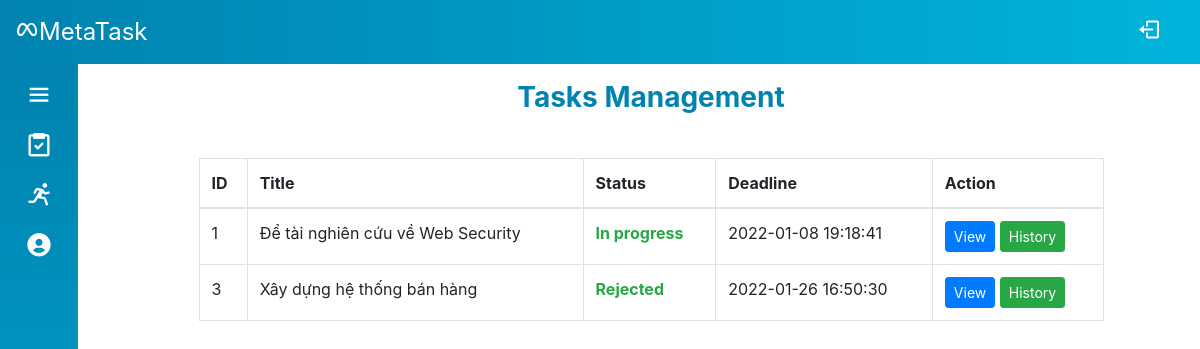
/Source/mvc/index.php (signed in), run on the app's committed database.
### tables this page shows
CREATE TABLE `task` (
  `id` int(6) UNSIGNED NOT NULL,
  `manager_id` int(6) UNSIGNED NOT NULL,
  `staff_id` int(6) UNSIGNED NOT NULL,
  `title` varchar(100) NOT NULL,
  `description` varchar(1000) DEFAULT NULL,
  `status` varchar(30) DEFAULT 'New',
  `rating` varchar(10) DEFAULT NULL,
  `date_created` timestamp NOT NULL DEFAULT current_timestamp(),
  `deadline` datetime NOT NULL
);

### Source/mvc/controllers/base_controller.php (called while the page is built, shortened)
<?php
    class BaseController {
        protected $name;
        public function render($view, $data = array()) {
            extract($data);
            require_once('views/' .$this->name . '/' . $view . '.php');
            require_once('views/layout/template.php');
        }
    }
?>

### Source/mvc/controllers/task_controller.php (called while the page is built, shortened)
<?php
require_once('models/Task.php');
require_once('base_controller.php');
class TaskController extends BaseController
{
    public function indexStaff()
    {
        $tasks = Task::getAllAssignedTasks($_SESSION['id']);
        $data = array('tasks' => $tasks);
        $this->render('indexStaff', $data);
    }
}

### Source/mvc/route.php (called while the page is built, shortened)
<?php
$obj = new $className();
$obj->$action();

### Source/mvc/index.php (called while the page is built, shortened)
<?php
require_once('route.php');

### Source/mvc/models/Task.php (called while the page is built, shortened)
<?php
class Task
{
    public function __construct(
        $id,
        $managerID,
        $staffID,
        $title,
        $description,
        $status,
        $rating,
        $date,
        $deadline,
    ) {
        $this->id = $id;
        $this->title = $title;
        $this->status = $status;
        $this->deadline = $deadline;
    }
    public static function getAllAssignedTasks($staffID)
    {
        $sql = "SELECT * FROM task WHERE staff_id = :staffID AND status <> 'Canceled'";
        $conn = DB::getConnection();
        $stm = $conn->prepare($sql);
        $stm->execute(array('staffID' => $staffID));
        $data = array();
        foreach ($stm->fetchAll() as $item) {
            $data[] = new Task($item['id'], $item['manager_id'], $item['staff_id'], $item['title'], $item['description'], $item['status'], $item['rating'], $item['date_created'], $item['deadline']);
        }
        return $data;
    }
}

### Source/mvc/views/task/indexStaff.php (the view)
<div class="container-fluid">
    <div class="row">
        <div class="col-12 col-md-10 offset-md-1">
            <div class="profile-info">
                <div class="info-header mb-3">Tasks Management</div>
                <div class="info-body">
                    <div class="table-wrapper-scroll-y">
                        <table class="table table-bordered table-hover mt-4 table-responsive-md">
                            <thead>
                                <tr>
                                    <th>ID</th>
                                    <th>Title</th>
                                    <th>Status</th>
                                    <th>Deadline</th>
                                    <th>Action</th>
                                </tr>
                            </thead>
                            <tbody id="table-body">
                                <?php
                                foreach ($data['tasks'] as $s) {
                                ?>
                                    <tr>
                                        <td><?= $s->id ?></td>
                                        <td><?= $s->title ?></td>
                                        <td class="text-success font-weight-bold"><?= $s->status ?></td>
                                        <td><?= $s->deadline ?></td>
                                        <td>
                                            <a class="btn btn-sm btn-primary" href="?controller=task&action=viewStaff&id=<?= $s->id ?>">View</a>
                                            <a class="btn btn-sm btn-success" href="?controller=task&action=indexHistory&id=<?= $s->id ?>">History</a>
                                        </td>
                                    </tr>
                                <?php
                                }
                                ?>
                            </tbody>
                        </table>
                    </div>
                </div>
            </div>
        </div>
    </div>
</div>

### Source/mvc/style.css (style rules this page uses)
* { padding: 0; margin: 0; box-sizing: border-box; list-style-type: none; }
body { position: relative; min-height: 100vh; width: 100%; }
.profile-info, .profile-img { height: 360px; }
.modal .modal-header .modal-title, .profile-info .info-header { text-align: center; font-size: 28px; font-weight: 700; color: #0083b0; }
.table-wrapper-scroll-y { height: 60vh; overflow: auto; }

### data on the page
task: id "1", title "Để tài nghiên cứu về Web Security", status "In progress", deadline "2022-01-08 19:18:41"
task: id "3", title "Xây dựng hệ thống bán hàng", status "Rejected", deadline "2022-01-26 16:50:30"
